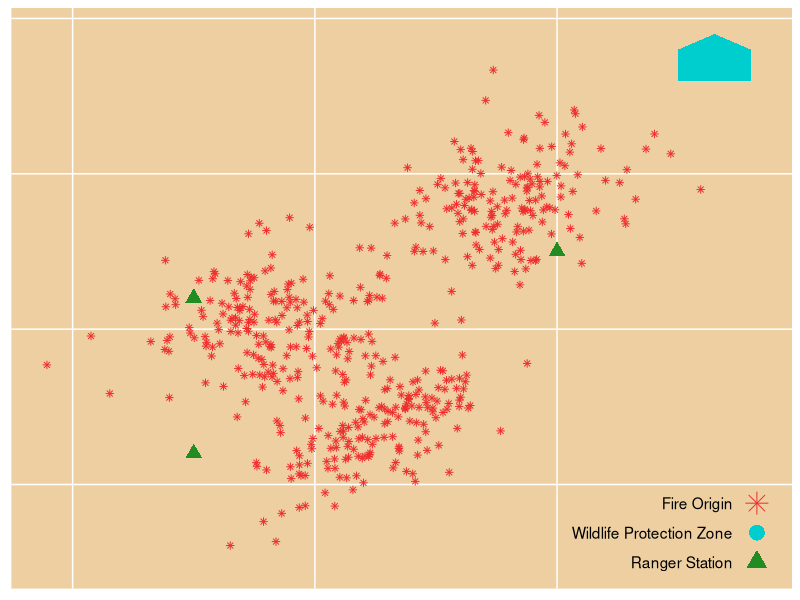

Write the R code that produced this figure.
## ---- chunk 1
#| label: setup
#| echo: false

# load package(s)
library(tidyverse)

# load datasets
wf <- read_csv("wildfires.csv")

ranger <- tibble(
  x = c(10, -5, -5),
  y = c(5, 2, -8)
)

wildlife <- tibble(
  x = c(15, 18, 18, 16.5, 15),
  y = c(16, 16, 18, 19, 18)
)
## ---- chunk 2
#| label: plot
#| echo: false


ggplot(wf) +
  geom_point(
    mapping = aes(x, y),
    color = "firebrick2",
    shape = 8
  ) +
  geom_point(
    data = ranger,
    mapping = aes(x, y),
    color = "forestgreen",
    size = 4,
    shape = 17
  ) +
  geom_polygon(
    data = wildlife,
    mapping = aes(x, y),
    fill = "cyan3"
  ) +
  labs(x = NULL, y = NULL) +
  theme(
    axis.ticks = element_blank(),
    axis.text = element_blank(),
    panel.grid.minor = element_blank(),
    panel.background = element_rect(fill = "navajowhite2")
  ) +
  annotate(
    "text",
    x = 17.25, y = -15,
    label = "Ranger Station",
    hjust = 1
  ) +
  annotate(
    "point",
    x = 18.25, y = -15,
    shape = 17,
    color = "forestgreen",
    size = 5
  ) +
  annotate(
    "text", 
    x = 17.25, y = -13.1, 
    label = "Wildlife Protection Zone", 
    hjust = 1
    ) +
  annotate(
    "point", 
    x = 18.25, y = -13.1, 
    shape = 16, 
    color = "cyan3", 
    size = 5
    ) +
  annotate(
    "text", 
    x = 17.25, y = -11.2, 
    label = "Fire Origin", 
    hjust = 1
    ) +
  annotate(
    "point", 
    x = 18.25, y = -11.2, 
    shape = 8, 
    color = "firebrick2", 
    size = 5
    )
